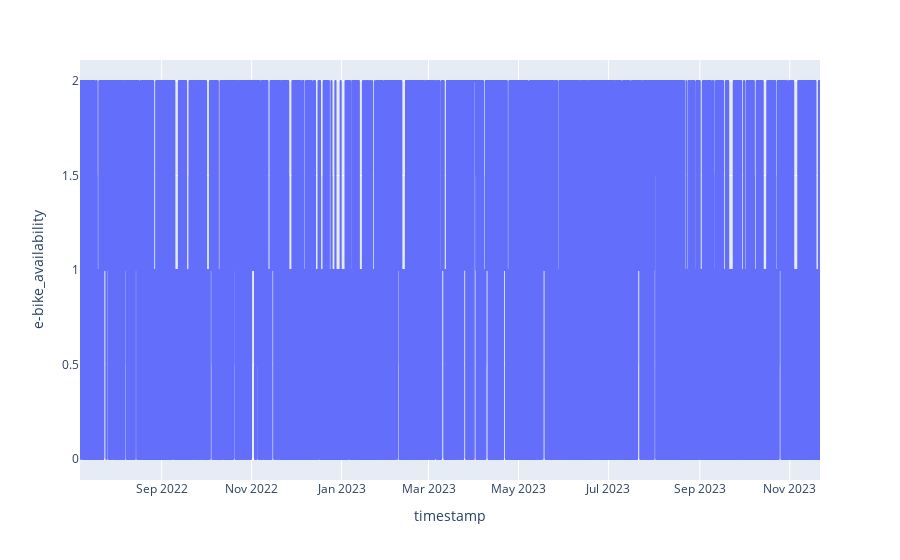

Notebook cell for this chart:
### Code cell
#Plot availability Groups over Time
fig = px.line(filtered_df, x="timestamp", y="e-bike_availability")

fig.show()

### Figure 1 — Plotly figure (JSON) as saved in the notebook; plotly's stock layout.template omitted (floating-point values rounded to 4 significant figures; data arrays with more than 128 entries replaced by an {"elided": "..."} marker saying what was removed)
{"data": [{"hovertemplate": "timestamp=%{x}<br>e-bike_availability=%{y}<extra></extra>", "legendgroup": "", "line": {"color": "#636efa", "dash": "solid"}, "marker": {"symbol": "circle"}, "mode": "lines", "name": "", "showlegend": false, "type": "scattergl", "x": {"elided": "12030 str values"}, "xaxis": "x", "y": {"elided": "12030 int values"}, "yaxis": "y"}], "layout": {"autosize": true, "legend": {"tracegroupgap": 0}, "margin": {"t": 60}, "xaxis": {"anchor": "y", "autorange": true, "domain": [0, 1], "range": ["2022-07-07 15:00", "2023-11-21 12:00"], "title": {"text": "timestamp"}, "type": "date"}, "yaxis": {"anchor": "x", "autorange": true, "domain": [0, 1], "range": [-0.1111, 2.111], "title": {"text": "e-bike_availability"}, "type": "linear"}}}
